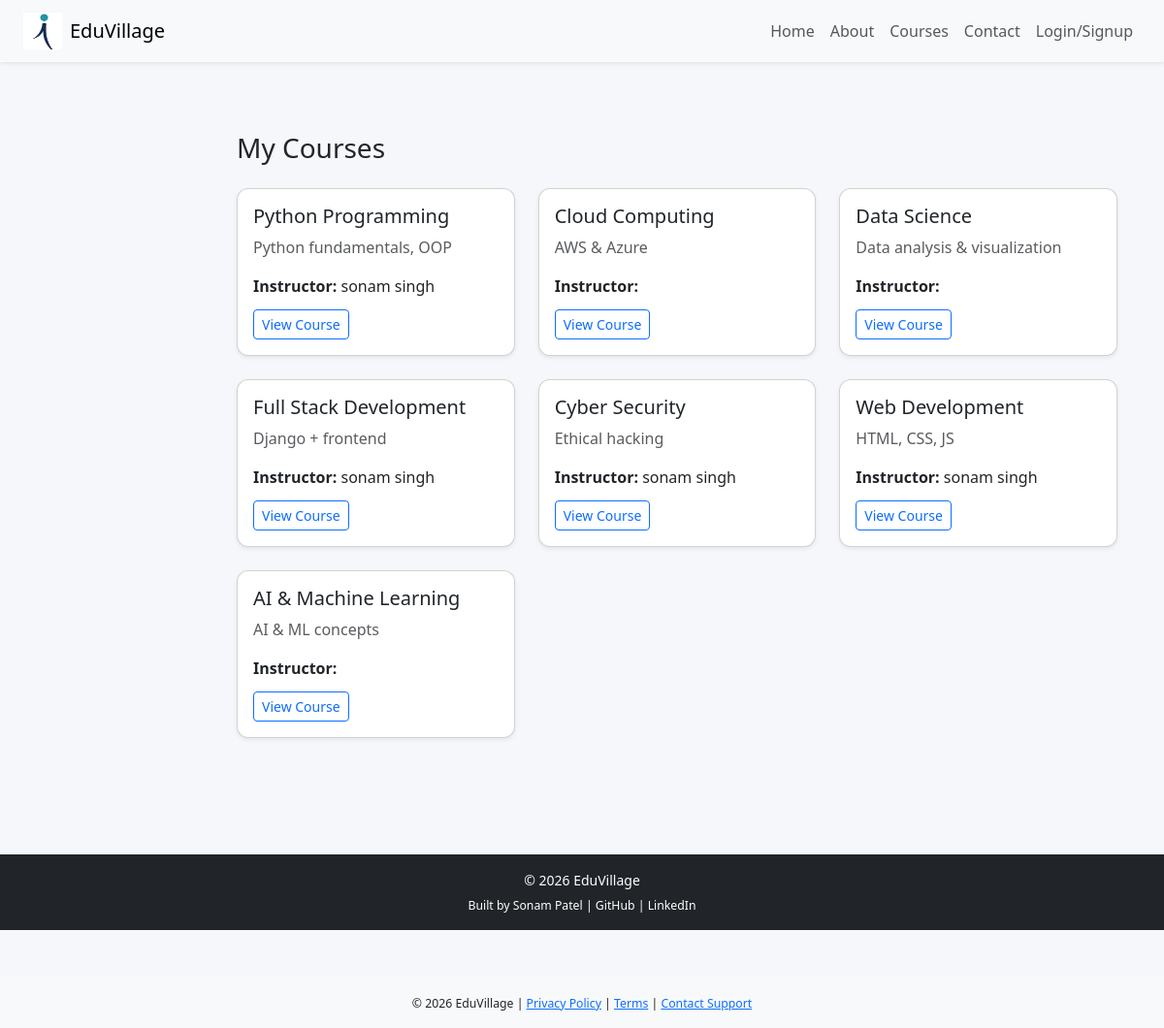
Page /student/my-courses/ (signed in) on the committed database.
### core/models.py (models this page shows, shortened)
class Enrollment(models.Model):
    user = models.ForeignKey(User, on_delete=models.CASCADE)
    course = models.ForeignKey(Course, on_delete=models.CASCADE)
    progress = models.IntegerField(default=0)  # percentage
    enrolled_on = models.DateTimeField(auto_now_add=True)

class Course(models.Model):
    title = models.CharField(max_length=200)
    description = models.TextField()
    created_by = models.ForeignKey(User, on_delete=models.CASCADE)

### core/views.py (the view)
# urls.py: path('student/my-courses/', views.student_my_courses, name='student_my_courses'),
@login_required
def student_my_courses(request):
    profile, created = UserProfile.objects.get_or_create(user=request.user)
    if profile.role != 'student':
        return redirect('login')
    enrollments = Enrollment.objects.filter(user=request.user)
    context = {
        'profile': profile,
        'enrollments': enrollments,
    }
    return render(request, 'core/my_courses.html', context)

### core/templates/core/my_courses.html
{% extends 'core/base.html' %}
{% load static %}
{% block content %}
<div class="container mt-4">
    <h3 class="mb-4">My Courses</h3>
    {% if enrollments %}
        <div class="row">
            {% for enrollment in enrollments %}
                <div class="col-md-4 mb-4">
                    <div class="card h-100 shadow-sm">
                        <div class="card-body">
                            <h5 class="card-title">
                                {{ enrollment.course.title }}
                            </h5>
                            <p class="card-text text-muted">
                                {{ enrollment.course.description|truncatewords:20 }}
                            </p>
                            <p class="mb-1">
                                <strong>Instructor:</strong>
                                {{ enrollment.course.created_by.get_full_name }}
                            </p>
                            <a href="#" class="btn btn-sm btn-outline-primary mt-2">
                                View Course
                            </a>
                        </div>
                    </div>
                </div>
            {% endfor %}
        </div>
    {% else %}
        <div class="alert alert-info">
            You are not enrolled in any courses yet.
        </div>
    {% endif %}
</div>
{% endblock %}

### static/css/style.css (style rules this page uses)
* { box-sizing: border-box; }
body { margin: 0; padding: 0; font-family: 'Segoe UI', Arial, sans-serif; background: #f5f7fa; overflow-x: hidden; }
.card { border-radius: 12px; }
h1, h2, h3, h4, h5, h6, p, span, div { writing-mode: horizontal-tb !important; white-space: normal; }

### rows in the picture
Enrollment: course "Python Programming", course.description "Python fundamentals, OOP", course.created_by.get_full_name "sonam singh"
Enrollment: course "Cloud Computing", course.description "AWS & Azure"
Enrollment: course "Data Science", course.description "Data analysis & visualization"
Enrollment: course "Full Stack Development", course.description "Django + frontend", course.created_by.get_full_name "sonam singh"
Enrollment: course "Cyber Security", course.description "Ethical hacking", course.created_by.get_full_name "sonam singh"
Enrollment: course "Web Development", course.description "HTML, CSS, JS", course.created_by.get_full_name "sonam singh"
Enrollment: course "AI & Machine Learning", course.description "AI & ML concepts"
